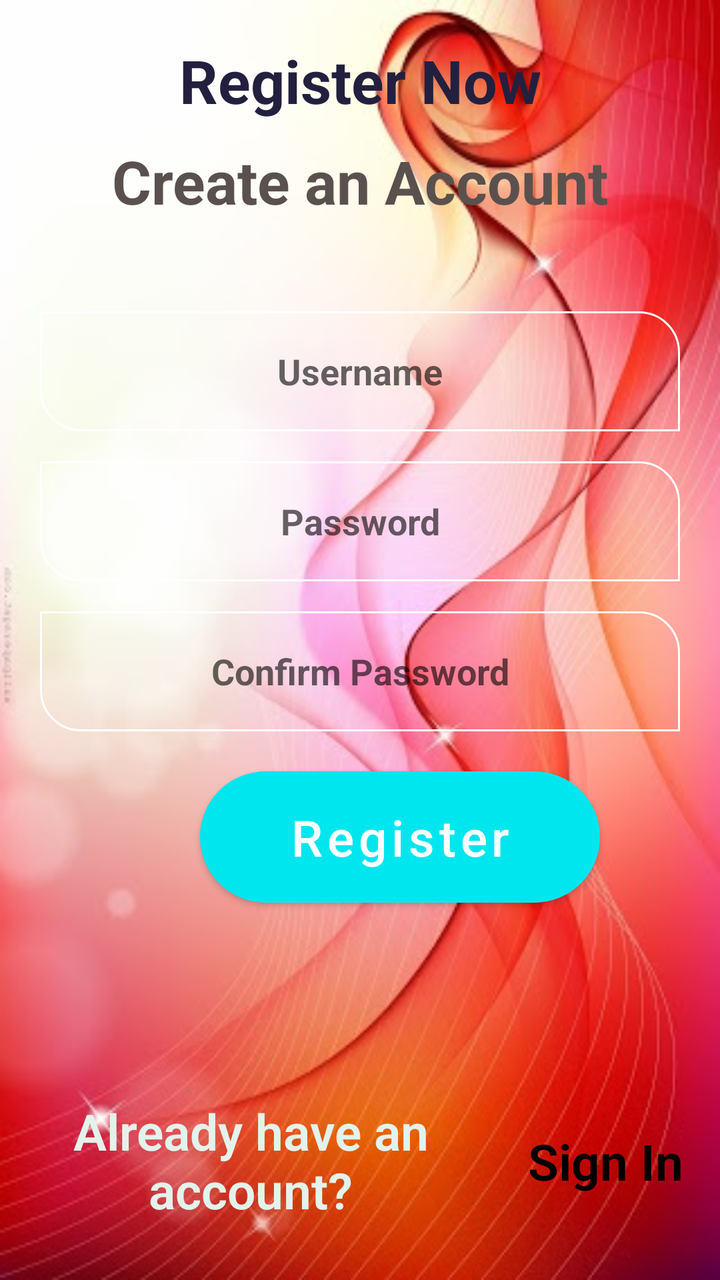
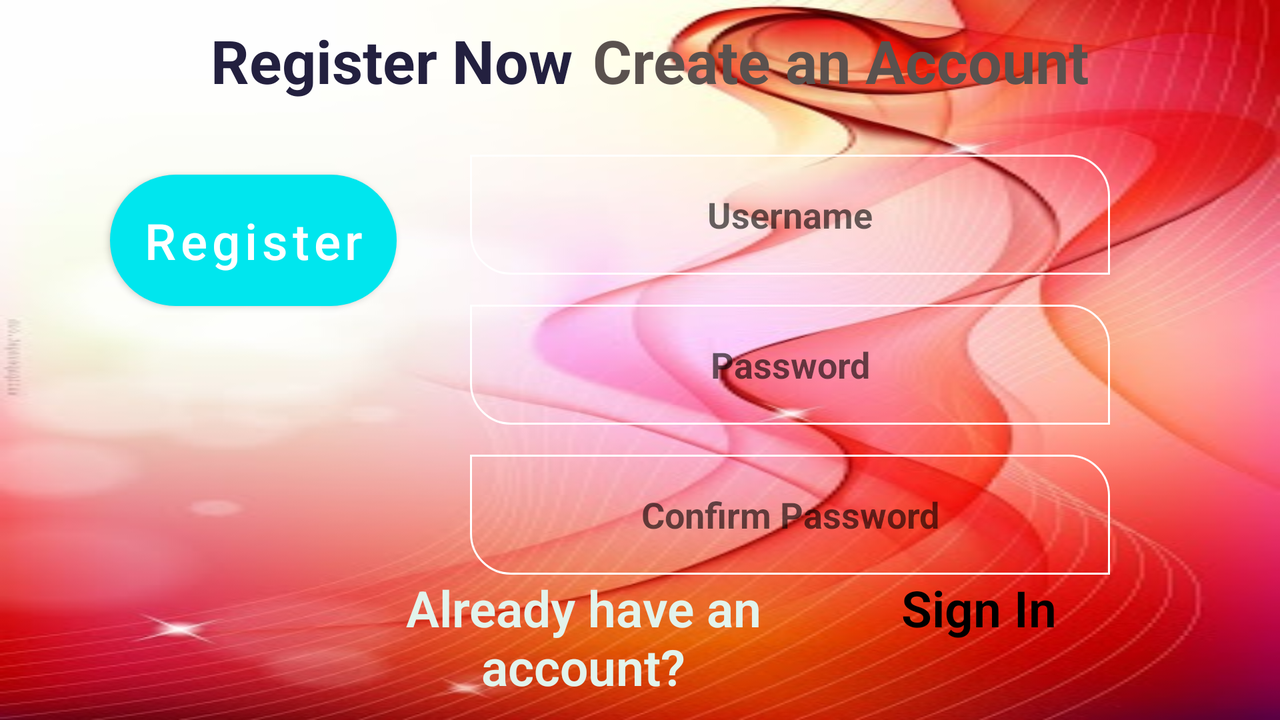

Two renders of one Android screen. The first uses the default layout on a phone; the second uses the alternative layout the repository ships for a different screen configuration, on a matching device. The two XML files are below.
<!-- AndroidManifest.xml: application theme Theme.ToDoApps -->
<!-- res/layout/activity_registration.xml -->
<?xml version="1.0" encoding="utf-8"?>
<RelativeLayout xmlns:android="http://schemas.android.com/apk/res/android"
    xmlns:app="http://schemas.android.com/apk/res-auto"
    xmlns:tools="http://schemas.android.com/tools"
    android:layout_width="match_parent"
    android:layout_height="match_parent"
    android:background="@drawable/bg"
    android:orientation="vertical"
    android:textAlignment="center"
    tools:context=".LoginActivity">


    <LinearLayout
        android:id="@+id/RegScreen"
        android:layout_width="match_parent"
        android:layout_height="wrap_content"
        android:gravity="center"
        android:orientation="vertical">

        <TextView
            android:id="@+id/textView"
            android:layout_width="match_parent"
            android:layout_height="wrap_content"
            android:layout_marginTop="20dp"
            android:text="Register Now"
            android:textAlignment="center"
            android:textColor="#23203f"
            android:textSize="30sp"
            android:textStyle="bold" />

        <TextView
            android:layout_width="match_parent"
            android:layout_height="wrap_content"
            android:layout_marginTop="10dp"
            android:layout_marginBottom="15dp"
            android:gravity="center"
            android:text="Create an Account"
            android:textAlignment="center"
            android:textColor="#5A514E"
            android:textSize="30sp"
            android:textStyle="bold" />

    </LinearLayout>

    <LinearLayout
        android:layout_width="match_parent"
        android:layout_height="wrap_content"
        android:layout_below="@+id/RegScreen"
        android:layout_alignEnd="@id/RegScreen"
        android:background="@drawable/view_bg"
        android:orientation="vertical">

        <ImageView
            android:id="@+id/imageView"
            android:layout_width="match_parent"
            android:layout_height="wrap_content"
            android:layout_marginTop="15dp"
            android:textAlignment="center"
            app:srcCompat="@drawable/user_img" />

        <EditText
            android:id="@+id/username"
            android:layout_width="match_parent"
            android:layout_height="60dp"
            android:layout_marginLeft="20dp"
            android:layout_marginTop="15dp"
            android:layout_marginRight="20dp"
            android:background="@drawable/et_bg"
            android:ems="10"
            android:hint="Username"
            android:textAlignment="center"
            android:textSize="18sp"
            android:textStyle="bold" />

        <EditText
            android:id="@+id/password"
            android:layout_width="match_parent"
            android:layout_height="60dp"
            android:layout_marginLeft="20dp"
            android:layout_marginTop="15dp"
            android:layout_marginRight="20dp"
            android:background="@drawable/et_bg"
            android:ems="10"
            android:hint="Password"
            android:textAlignment="center"
            android:textSize="18sp"
            android:textStyle="bold" />

        <EditText
            android:id="@+id/repassword"
            android:layout_width="match_parent"
            android:layout_height="60dp"
            android:layout_marginLeft="20dp"
            android:layout_marginTop="15dp"
            android:layout_marginRight="20dp"
            android:background="@drawable/et_bg"
            android:ems="10"
            android:hint="Confirm Password"
            android:textAlignment="center"
            android:textSize="18sp"
            android:textStyle="bold" />

        <Button
            android:id="@+id/btn_sign_up"
            android:layout_width="200dp"
            android:layout_height="wrap_content"
            android:layout_marginLeft="100dp"
            android:layout_marginTop="20dp"
            android:layout_marginBottom="10dp"
            android:background="@drawable/rounded_corners"
            android:gravity="center"
            android:lineSpacingExtra="30sp"
            android:paddingTop="10dp"
            android:paddingBottom="10dp"
            android:text="Register"
            android:textAlignment="center"
            android:textAllCaps="false"
            android:textSize="25sp" />
    </LinearLayout>

    <LinearLayout
        android:layout_width="374dp"
        android:layout_height="80dp"
        android:layout_alignParentBottom="true"
        android:layout_centerHorizontal="true"
        android:layout_marginBottom="30dp"
        android:orientation="horizontal">

        <TextView
            android:layout_width="194dp"
            android:layout_height="60dp"
            android:layout_marginLeft="10dp"
            android:layout_marginTop="5dp"
            android:layout_marginBottom="10dp"
            android:layout_weight="1"
            android:fontFamily="sans-serif-light"
            android:gravity="center"
            android:text="Already have an account?"
            android:textAlignment="center"
            android:textColor="#E2F3EC"
            android:textSize="25sp"
            android:textStyle="bold" />

        <TextView
            android:id="@+id/text_login"
            android:layout_width="wrap_content"
            android:layout_height="61dp"
            android:layout_marginLeft="5dp"
            android:layout_marginTop="20dp"
            android:layout_marginBottom="10dp"
            android:layout_weight="1"
            android:fontFamily="sans-serif-light"
            android:gravity="center"
            android:text="Sign In"
            android:textAlignment="center"
            android:textColor="#000000"
            android:textSize="25sp"
            android:textStyle="bold" />
    </LinearLayout>
</RelativeLayout>
<!-- resources referenced by this layout -->
<resources>
  <!-- drawable bg: jpg bitmap (drawable, 42285 bytes) -->
  <!-- drawable et_bg (drawable) -->
  <?xml version="1.0" encoding="utf-8"?>
  <shape xmlns:android="http://schemas.android.com/apk/res/android"
      android:shape="rectangle">
  
      <corners
          android:bottomLeftRadius="20dp"
          android:topRightRadius="20dp" />
  
      <stroke
          android:width="1dp"
          android:color="@color/white"/>
  
  </shape>
  <!-- drawable rounded_corners (drawable) -->
  <?xml version="1.0" encoding="utf-8"?>
  <shape android:shape="rectangle" xmlns:android="http://schemas.android.com/apk/res/android">
      <corners android:radius="80dp" />
      <solid android:color="@color/Aquamarine"/>
  
  </shape>
  <!-- drawable view_bg (drawable) -->
  <?xml version="1.0" encoding="utf-8"?>
  <shape xmlns:android="http://schemas.android.com/apk/res/android"
      android:shape="rectangle">
  
      <corners
          android:topLeftRadius="50dp"
          android:topRightRadius="50dp"
          android:bottomRightRadius="40dp"
          android:bottomLeftRadius="40dp"/>
  
      <solid
          android:color="@color/Edgewater"/>
  
  </shape>
  <style name="Theme.ToDoApps" parent="Theme.MaterialComponents.DayNight.NoActionBar">
          
          <item name="colorPrimary">@color/Bright_Turquoise</item>
          <item name="colorPrimaryVariant">@color/Picton_Blue</item>
          <item name="colorOnPrimary">@color/white</item>
          
          <item name="colorSecondary">@color/Egg_Blue</item>
          <item name="colorSecondaryVariant">@color/Persian_Green</item>
          <item name="colorOnSecondary">@color/black</item>
          
          <item name="android:statusBarColor" tools:targetApi="l">?attr/colorPrimaryVariant</item>
          
      </style>
  <color name="white">#FFFFFFFF</color>
  <color name="Aquamarine">#86FCBF</color>
  <color name="Bright_Turquoise">#00E6EE</color>
  <color name="Picton_Blue">#35ABE3</color>
  <color name="Egg_Blue">#0CD1BA</color>
  <color name="Persian_Green">#04A3A2</color>
  <color name="black">#352A2A</color>
</resources>
<!-- res/layout-land/activity_registration.xml (the repository's variant of the layout above) -->
<!-- drawn on the phone turned sideways -->
<?xml version="1.0" encoding="utf-8"?>
<RelativeLayout xmlns:android="http://schemas.android.com/apk/res/android"
    xmlns:app="http://schemas.android.com/apk/res-auto"
    xmlns:tools="http://schemas.android.com/tools"
    android:layout_width="wrap_content"
    android:layout_height="wrap_content"
    android:background="@drawable/bg"
    android:orientation="vertical"
    android:textAlignment="center"
    tools:context=".LoginActivity">


    <LinearLayout
        android:id="@+id/RegScreen"
        android:layout_width="match_parent"
        android:layout_height="wrap_content"
        android:gravity="center"
        android:orientation="horizontal">

        <TextView
            android:id="@+id/textView"
            android:layout_width="wrap_content"
            android:layout_height="wrap_content"
            android:layout_marginLeft="10dp"
            android:layout_marginRight="10dp"
            android:text="Register Now"
            android:textAlignment="center"
            android:textColor="#23203f"
            android:textSize="30sp"
            android:textStyle="bold" />

        <TextView
            android:layout_width="wrap_content"
            android:layout_height="wrap_content"
            android:layout_marginTop="10dp"
            android:layout_marginBottom="10dp"
            android:gravity="center"
            android:text="Create an Account"
            android:textAlignment="center"
            android:textColor="#5A514E"
            android:textSize="30sp"
            android:textStyle="bold" />

    </LinearLayout>

    <LinearLayout
        android:layout_width="match_parent"
        android:layout_height="wrap_content"
        android:layout_below="@+id/RegScreen"
        android:layout_alignEnd="@id/RegScreen"
        android:layout_alignParentStart="true"
        android:layout_marginStart="35dp"
        android:layout_marginTop="2dp"
        android:layout_marginEnd="35dp"
        android:layout_marginRight="30dp"
        android:background="@drawable/view_bg"
        android:orientation="horizontal">

        <LinearLayout
            android:layout_width="180dp"
            android:layout_height="wrap_content"
            android:orientation="vertical">

            <ImageView
                android:id="@+id/imageView"
                android:layout_width="175dp"
                android:layout_height="wrap_content"
                android:layout_marginTop="15dp"
                android:textAlignment="center"
                app:srcCompat="@drawable/user_img" />

            <Button
                android:id="@+id/btn_sign_up"
                android:layout_width="wrap_content"
                android:layout_height="wrap_content"
                android:layout_marginLeft="20dp"
                android:layout_marginTop="10dp"
                android:layout_marginBottom="10dp"
                android:background="@drawable/rounded_corners"
                android:gravity="center"
                android:lineSpacingExtra="30sp"
                android:paddingTop="10dp"
                android:paddingBottom="10dp"
                android:text="Register"
                android:textAlignment="center"
                android:textAllCaps="false"
                android:textSize="25sp" />
        </LinearLayout>

        <LinearLayout
            android:layout_width="match_parent"
            android:layout_height="wrap_content"
            android:layout_marginRight="30dp"
            android:orientation="vertical">

            <EditText
                android:id="@+id/username"
                android:layout_width="match_parent"
                android:layout_height="60dp"
                android:layout_marginLeft="20dp"
                android:layout_marginTop="15dp"
                android:layout_marginRight="20dp"
                android:background="@drawable/et_bg"
                android:ems="10"
                android:hint="Username"
                android:textAlignment="center"
                android:textSize="18sp"
                android:textStyle="bold" />

            <EditText
                android:id="@+id/password"
                android:layout_width="match_parent"
                android:layout_height="60dp"
                android:layout_marginLeft="20dp"
                android:layout_marginTop="15dp"
                android:layout_marginRight="20dp"
                android:background="@drawable/et_bg"
                android:ems="10"
                android:hint="Password"
                android:inputType="textPassword"
                android:textAlignment="center"
                android:textSize="18sp"
                android:textStyle="bold" />

            <EditText
                android:id="@+id/repassword"
                android:layout_width="match_parent"
                android:layout_height="60dp"
                android:layout_marginLeft="20dp"
                android:layout_marginTop="15dp"
                android:layout_marginRight="20dp"
                android:background="@drawable/et_bg"
                android:ems="10"
                android:hint="Confirm Password"
                android:inputType="textPassword"
                android:textAlignment="center"
                android:textSize="18sp"
                android:textStyle="bold" />
        </LinearLayout>

    </LinearLayout>

    <LinearLayout
        android:id="@+id/LoginScreen"
        android:layout_width="match_parent"
        android:layout_height="wrap_content"
        android:layout_alignParentBottom="true"
        android:layout_centerHorizontal="true"
        android:layout_marginTop="25dp"
        android:layout_marginBottom="30dp"
        android:orientation="horizontal">

        <TextView
            android:layout_width="364dp"
            android:layout_height="wrap_content"
            android:layout_marginLeft="150dp"
            android:layout_marginTop="5dp"
            android:layout_marginBottom="10dp"
            android:layout_weight="1"
            android:fontFamily="sans-serif-light"
            android:gravity="center"
            android:text="Already have an account?"
            android:textAlignment="center"
            android:textColor="#E2F3EC"
            android:textSize="25sp"
            android:textStyle="bold" />

        <TextView
            android:id="@+id/text_login"
            android:layout_width="182dp"
            android:layout_height="wrap_content"
            android:layout_marginLeft="5dp"
            android:layout_marginTop="5dp"
            android:layout_marginRight="100dp"
            android:layout_marginBottom="10dp"
            android:layout_weight="1"
            android:fontFamily="sans-serif-light"
            android:gravity="center"
            android:text="Sign In"
            android:textAlignment="center"
            android:textColor="#000000"
            android:textSize="25sp"
            android:textStyle="bold" />
    </LinearLayout>

</RelativeLayout>
